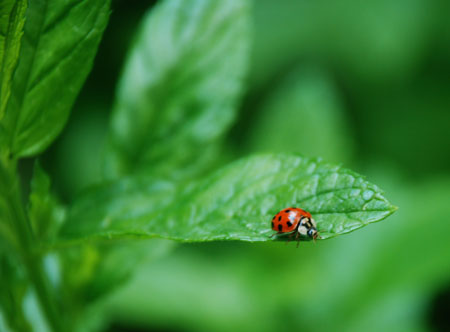
#> input picture ladybug.jpeg, 450 x 332 px
$ python ftc.py
#> lines starting #> are read from the running program, lines starting #| are printed output that depends on the picture
from array import ArrayType
from multiprocessing import current_process
from multiprocessing.dummy import Array
import numpy as np
import matplotlib.pyplot as plt
import pandas as pd
import scipy.stats as stats

# Reminder : np.histogram returns an np.array

def grenander(segment: ArrayType, iteration: int, ascending: bool())-> ArrayType :
    """
    Computes the Grenander estimator, turning this portion of the histogram in a descending one

    Parameters:
    -----------
    `segment` : ArrayType
        the segment that we use to compute its increasing Grenander estimator

    `iteration` : int
        the number of iterations that we desire for the algorithm.

    `ascending` : bool
        A boolean that indicates which estimator we are constructing.
        If False, it is the descending estimator (the one in the paper shown as an example)
        If True, it is the ascending estimator
        For the ascending estimator, we just have to apply the ascending algorithm to the opposite values.

    Returns:
    --------
    `histogram` : ArrayType
        Final histogram. The segmentation didn't change.

    """
    if(ascending):
        S = -segment
    else:
        S = segment

    for n in range(iteration):
        D = []
        pools = S.copy()
        i, L = 0, pools.size
        while i < L:
            j = i

            while(j < L-1 and pools[j] < pools[j+1]): #a possible increasing segment, not respecting the decreasing hypothesis
                j+=1

            if i==j : #we are in an increasing section or at the end, so the loop stopped at the first point
                D.append(pools[i]) #it remains unchanged
                i += 1 # we move away from that point

            else: #pool the violating sequence, the one that is decreasing
                pool = pools[i:j+1]
                D_r = np.sum(pool)/(j-i+1) #the constant value that this section is going to take
                for k in range(pool.size):
                    pool[k]=D_r
                D.extend(pool) #we add the modified segment to the output...
                i = j + 1 # we move away from that segment
        S = np.asarray(D)

    if(ascending):
        return -S
    return S

def test_stat(segment: ArrayType, estimator: ArrayType)-> bool :
    """
    Testing if the segment is close enough to its Grenander estimator

    Parameters:
    -----------
    `segment` : ArrayType
        the segment that we use to compute its increasing Grenander estimator

    `estimator` : ArrayType
        the Grenander estimator (the law tested) of the segment

    Returns:
    --------
    `test` : ArrayType
        result of the statistical test
        If 0, H0 is accepted : the increasing or decreasing hypothesis (does not matter here) is verified
        If 1, H0 is rejected : the hypothesis is rejected
        (inconclusive...)
    """
    test = 0
    L = segment.size

    #exceptional case : if the segment's length is 2,
    #H0 is accepted if and only if the estimator is the same as the segment
    if L<=2:
        return ~((segment==estimator).all())

    #construction of the statistic of the test
    T = 0
    for j in range(L):
        T += ((segment[j]-estimator[j])**2)/estimator[j]

    #test comparing T with the quantile of the chi-2 law
    alpha = 0.01 #standard level
    C = stats.chi2.ppf(1-alpha, L)

    if(T > C):
        test = 1
    return test

def is_unimodal(segment : ArrayType) -> bool :
    """
    Tests with a very simple condition if the segment is unimodal

    Parameters:
    -----------
    `segment` : array
        array of value whose unimodality must be determined


    Returns:
    --------
    `unimodality` : bool
        Returns True if the segment is unimodal.

    """
    max_index = 0
    max = segment[0]
    # find the maximum value
    for i in range(len(segment)-1) :
        if segment[i+1] > max :
            max_index = i+1
            max = segment[i+1]

    # check whether segment increases on [0, max_index]
    increasing = True
    i = 0
    while(i < max_index) :
        # margin : variations of 1 don't impact monotony
        if(segment[i] <= segment[i+1] or np.abs(segment[i] - segment[i+1]) <=1) :
            i += 1
            pass
        else :
            increasing = False
            break
    if(not increasing) :
            return False

    # check whether segment decreases on [max_index, len(segment)]
    i = max_index
    decreasing = True
    while( i < len(segment)-1) :
        # margin : variations of 1 don't impact monotony
        if(segment[i] >= segment[i+1] or np.abs(segment[i] - segment[i+1]) <=1) :
            i += 1
            pass
        else :
            decreasing = False
            break
    if(not decreasing) :
        return False

    return True

# [44 lines left out: function is_unimodal_new, not called in this run]


def compute_finest_segmentation(histogram : ArrayType) -> ArrayType:
    """
    Computes the finest segmentation based on the local minima of the histogram.

    Parameters:
    -----------
    `histogram` : ArrayType
        array


    Returns:
    --------
    `segmentation` : ArrayType
        array of shape[nb_segments, 2] where the segments are each represented by their start and end index in histogram

    """

    segmentation = []
    segment_start_index = 0

    for i in range(1, len(histogram)-1) :
        previous, current, next = histogram[i-1], histogram[i], histogram[i+1]
        # check if current is a local minimum
        if(previous >= current and current <= next) :
            segmentation.append(np.array([segment_start_index, i]))
            segment_start_index = i+1

    segmentation.append(np.array([segment_start_index, len(histogram)-1])) #mustn't forget the final segment
    return segmentation


def merge_if_unimodal(histogram : ArrayType, segmentation : ArrayType, N : int) -> ArrayType:
    """
    Iterates through segmentation by considering n successive segments S1,..., Sn and checking if the union is unimodal.
    If so, said segments are merged. If not, then S1 is added to the new segmentation and we consider S2,..., S(n+1).

    Parameters:
    -----------
    `histogram` : ArrayType
        histogram
    `segmentation` : ArrayType
        array of the segments composing the histogram
    `N` : int
        integer in [2 , len(segmentation)] that determines the number of successive segments to consider for the merge

    Returns:
    --------
    `segmentation` : ArrayType
        Updated segmentation

    """
    # check lower bound
    if N < 2 :
        print("N must be bigger than 2")
        return None

    start_index = 0
    end_index = 0
    iterator = 0 # corresponds to the number of initial segments that were added
    new_segmentation = []
    successive_failures = 0

    merge_possible = ( N <= len(segmentation)) # also makes sure N rsepects its upper bound

    while (merge_possible) :
        # consider N successive segments
        nb_possible_groups = len(segmentation) - N + 1


        while(iterator + N <= len(segmentation)) :
            start_index = segmentation[iterator][0]
            end_index = segmentation[iterator+N-1][1]
            merged_segment = np.array([start_index, end_index])

            if(len(histogram[start_index : end_index +1]) == 0) :
                print("debug : start_index and end_index computation should never permit to come here")
                successive_failures = nb_possible_groups
                break

            if(is_unimodal(histogram[start_index : end_index + 1])) :
            # segments can be merged
                iterator += N
                new_segmentation.append(merged_segment) # update the segmentation
                successive_failures = 0
            else :
                new_segmentation.append(segmentation[iterator])
                iterator += 1
                successive_failures += 1

        # case when the number of segments left is < N : they must be all added one by one
        if(iterator != len(segmentation)) :
            for j in range(iterator, len(segmentation)) :
                new_segmentation.append(segmentation[j])

        segmentation = new_segmentation

        merge_possible = (successive_failures < nb_possible_groups) # false if all combinations of n successive segmentations can't be merged
        iterator = 0
        new_segmentation = []

    return np.asarray(segmentation)


def FTC(histogram : ArrayType) -> ArrayType :
    """
    Applies the FTC algorithm.

    Parameters:
    -----------
    `histogram` : ArrayType
        histogram on which to apply the FTC algorithm

    Returns:
    --------
    `segmentation` : ArrayType
        Final segmentation respecting maximal unimodality criterion

    """

    segmentation = compute_finest_segmentation(histogram)

    N = 2
    N_in_range = (N <= len(segmentation))
    while(N_in_range) :
        print('the current segmentation is : ',np.asarray(segmentation))
        segmentation = merge_if_unimodal(histogram, segmentation, N)
        N += 1
        N_in_range = (N <= len(segmentation))
    return segmentation

#%% test

hist1 = np.array([0, 1, 2, 3, 4, 3, 2, 3, 0, 4, 5, 9, 4, 5, 4, 5, 3, 0, 7])
hist2 = np.array([0, 1, 2, 0, 3, 4, 5, 3, 6, 5, 6, 2, 5, 1, 3, 2, 0])
hist3 = np.array([40., 30., 25., 18., 22., 21., 14., 12., 9., 3., 6., 2., 1])
#hist4 is for testing that the test also works for the ascending hypothesis
hist4 = np.array([1., 2., 6., 3., 9., 12., 14., 21., 22., 18., 25., 30., 40])
hist5 = np.array([1., 2., 3., 4., 5., 6., 7., 8., 10., 9., 6., 5., 4., 2., 1., 1., 2., 3., 4., 5., 6., 7., 8., 10., 9., 6., 5., 4., 2., 1.])

ftc1 = FTC(hist1)
print(ftc1)
ftc2 = FTC(hist2)
print(ftc2)
ftc5 = FTC(hist5)
print(ftc5)

grnd3 = grenander(hist3, 4, False)
print(grnd3)
grnd4 = grenander(hist4, 4, True)
print(grnd4)
test_3 = test_stat(hist3,grnd3)
print(test_3)
test_4 = test_stat(hist4,grnd4)
print(test_4)


#%%test with real images

from skimage import io as skio
import cv2

im = cv2.imread('ladybug.jpeg')
#> im is the input picture: shape (332, 450, 3); mean B, G, R 51.3, 129.5, 57.1
im = cv2.cvtColor(im, cv2.COLOR_RGB2HSV)
#> im: shape (332, 450, 3); mean H, S, V 61.5, 172.4, 129.9
imh = im[0]
#> imh = 450 rows, first 8: [63, 228, 67], [64, 233, 68], [66, 238, 73], [67, 236, 82], [68, 232, 90], [70, 234, 96], [70, 245, 100], [70, 247, 100]
N = imh.size
#> N = 1350
(histo,bins)=np.histogram(imh.reshape((-1,)),np.arange(0,256))
#> histo = 255 values, max 66 at index 58, min 0 at index 0, mean 5.29; bins = 256 values from 0 to 255
histo = histo
plt.plot(histo)
histo = histo.astype(float)
ftc_ladybug = FTC(histo)
print(ftc_ladybug)
for interval in ftc_ladybug:
    plt.axvline(x = interval[1], color = 'r')
#> this loop made 49 passes
#> interval on passes 1 to 12: [0, 27], [28, 31], [32, 34], [35, 37], [38, 43], [44, 47], [48, 50], [51, 57], [58, 59], [60, 61], [62, 63], [64, 74]

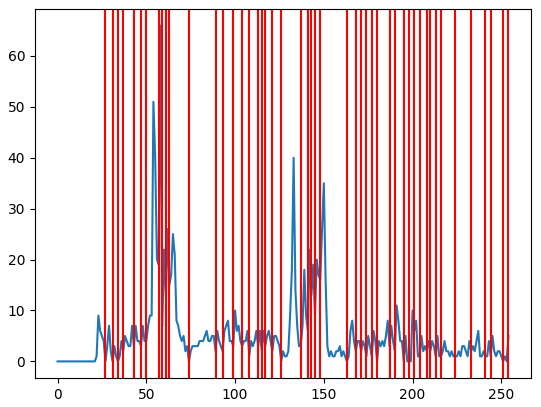
#> figure drawn by matplotlib, 1 panel; curve peaks at x = 58, y = 66

$ run again, with carottes.jpg copied over ladybug.jpeg
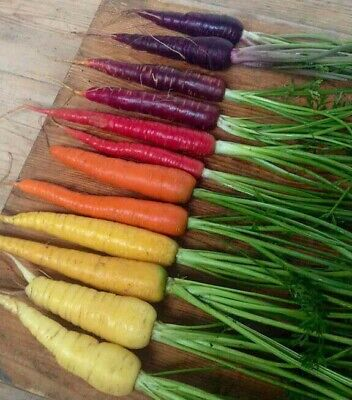
#> input picture carottes.jpg, 352 x 400 px
#> im is the input picture: shape (400, 352, 3); mean B, G, R 68.4, 105.1, 121.1
#> im: shape (400, 352, 3); mean H, S, V 96.1, 140.4, 131.9
#> imh = 352 rows, first 8: [104, 52, 181], [104, 51, 185], [104, 50, 187], [104, 51, 186], [104, 50, 187], [104, 49, 191], [104, 51, 191], [104, 52, 188]
#> histo = 255 values, max 52 at index 103, min 0 at index 0, mean 4.14; bins = 256 values from 0 to 255
#> the loop `for interval in ftc_ladybug:` made 33 passes
#> interval on passes 1 to 8: [0, 21], [22, 25], [26, 30], [31, 35], [36, 40], [41, 47], [48, 57], [58, 61]
#> ``:
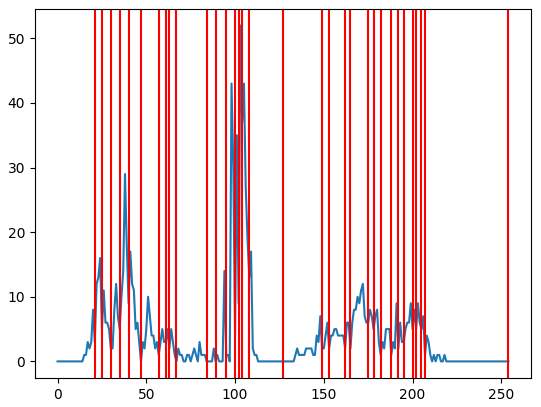
#> figure drawn by matplotlib, 1 panel; curve peaks at x = 103, y = 52

$ run again, with cat.jpg copied over ladybug.jpeg
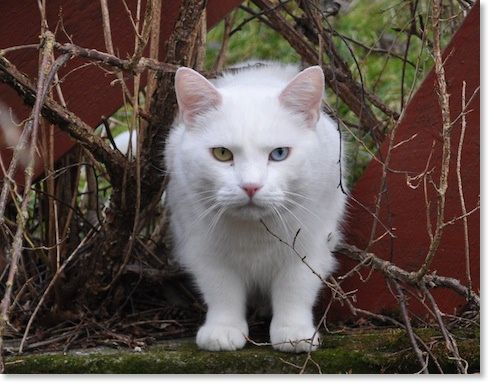
#> input picture cat.jpg, 488 x 382 px
#> im is the input picture: shape (382, 488, 3); mean B, G, R 76.1, 82.4, 95.5
#> im: shape (382, 488, 3); mean H, S, V 98, 85.2, 97.7
#> imh = 488 rows, first 8: [120, 122, 50], [120, 125, 49], [119, 138, 50], [119, 141, 49], [119, 143, 48], [119, 143, 48], [116, 157, 47], [116, 157, 47]
#> histo = 255 values, max 68 at index 116, min 0 at index 1, mean 5.74; bins = 256 values from 0 to 255
#> the loop `for interval in ftc_ladybug:` made 45 passes
#> interval on passes 1 to 8: [0, 19], [20, 26], [27, 34], [35, 44], [45, 52], [53, 54], [55, 58], [59, 63]
#> ``:
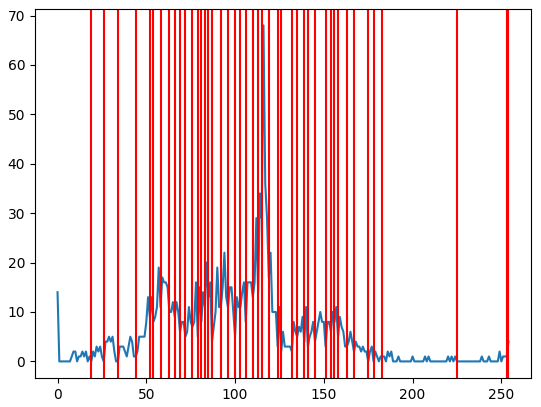
#> figure drawn by matplotlib, 1 panel; curve peaks at x = 116, y = 68
